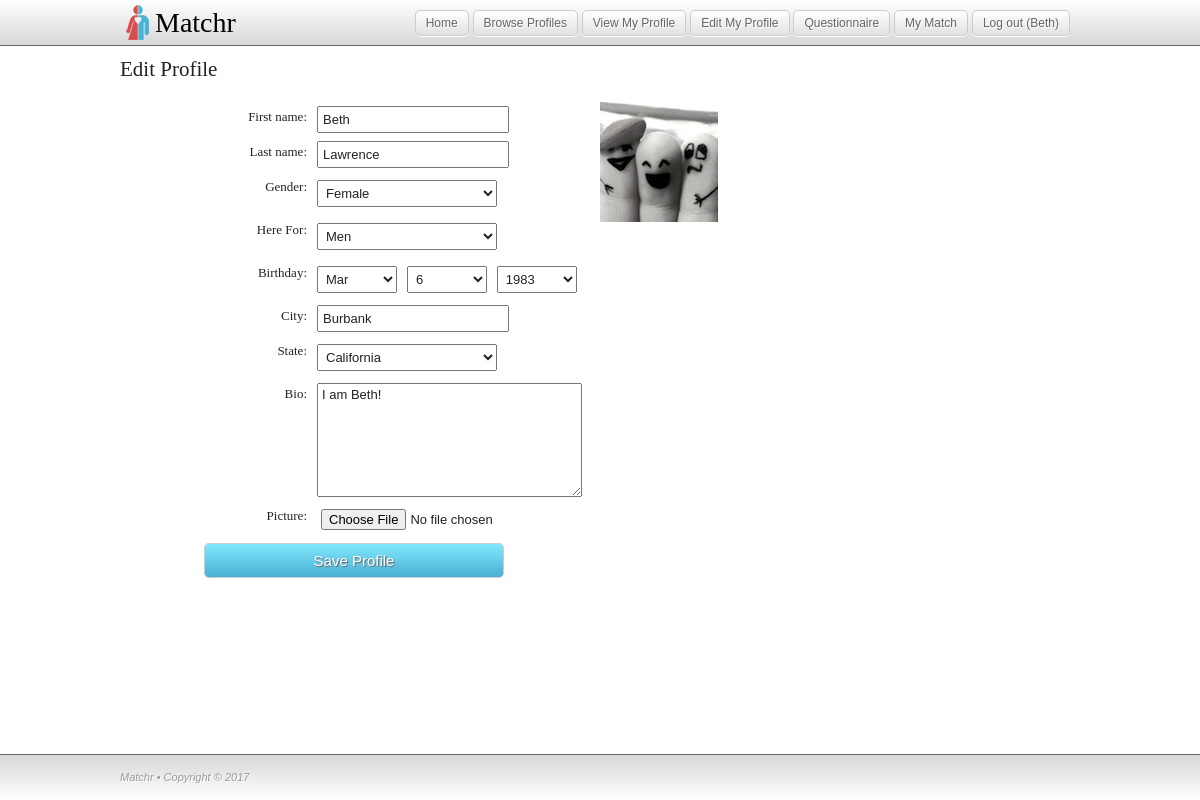
The page /editprofile.php (signed in) on the database its author committed.
### tables this page shows
CREATE TABLE `users` (
  `user_id` int(11) unsigned NOT NULL AUTO_INCREMENT,
  `email` varchar(80) NOT NULL DEFAULT '',
  `pass` varchar(40) NOT NULL DEFAULT '',
  `join_date` datetime NOT NULL,
  `first_name` varchar(32) NOT NULL DEFAULT '',
  `last_name` varchar(32) NOT NULL DEFAULT '',
  `gender` varchar(1) NOT NULL DEFAULT '',
  `birthdate` date NOT NULL,
  `city` varchar(32) NOT NULL DEFAULT '',
  `state` varchar(2) NOT NULL DEFAULT '',
  `picture` varchar(32) NOT NULL DEFAULT '',
  `here_for` varchar(1) NOT NULL DEFAULT '',
  `same_sex` int(1) unsigned zerofill DEFAULT NULL,
  `bio` text NOT NULL,
  PRIMARY KEY (`user_id`),
  UNIQUE KEY `email` (`email`)
);

### includes/functions.php (called while the page is built, shortened)
<?php
  function load_user_data($dbc, $user_id) {
    $errors = array();
    if (empty($errors)) {
      $query = "SELECT first_name, last_name, gender, here_for, birthdate, city, state, bio, picture FROM users WHERE user_id = $user_id";
      $data = mysqli_query($dbc, $query);
      $row = mysqli_fetch_array($data);
      return array(true, $row);
    }
    return array(false, $errors);
  }
?>

### editprofile.php (the view, shortened to what this page needs)
<?php
  require_once('includes/appvars.php');
  require_once('includes/functions.php');
  require_once('template/HTMLstart.php');
  if (isset($_POST['save_profile'])) {
    $first_name = mysqli_real_escape_string($dbc, strip_tags(trim($_POST['first_name'])));
    $last_name = mysqli_real_escape_string($dbc, strip_tags(trim($_POST['last_name'])));
    $gender = mysqli_real_escape_string($dbc, strip_tags(trim($_POST['gender'])));
    $here_for = mysqli_real_escape_string($dbc, strip_tags(trim($_POST['here_for'])));
    $birthdate = mysqli_real_escape_string($dbc, trim($_POST['birth_year'])) . '-' . mysqli_real_escape_string($dbc, trim($_POST['birth_month'])) . '-' . mysqli_real_escape_string($dbc, trim($_POST['birth_day'])) ;
    $city = mysqli_real_escape_string($dbc, strip_tags(trim($_POST['city'])));
    $state = mysqli_real_escape_string($dbc, strip_tags(trim($_POST['state'])));
    $bio = mysqli_real_escape_string($dbc, strip_tags(trim($_POST['bio'])));
    $old_picture = mysqli_real_escape_string($dbc, trim($_POST['old_picture']));
    if (!empty($_FILES['new_picture']['name'])) {
      $new_picture = $_SESSION['user_id'].'_'.mysqli_real_escape_string($dbc, trim($_FILES['new_picture']['name']));
      $new_picture_type = $_FILES['new_picture']['type'];
      $new_picture_size = $_FILES['new_picture']['size'];
    } else {
      $new_picture = '';
    }
    if (!empty($new_picture)) {
      list($new_picture_width, $new_picture_height) = getimagesize($_FILES['new_picture']['tmp_name']);
      if ((($new_picture_type == 'image/gif') || ($new_picture_type == 'image/jpeg') || ($new_picture_type == 'image/pjpeg') || ($new_picture_type == 'image/png')) && ($new_picture_size > 0) && ($new_picture_size <= MATCHR_MAXFILESIZE) && ($new_picture_width <= MATCHR_MAXIMGWIDTH) && ($new_picture_height <= MATCHR_MAXIMGHEIGHT)) {
        if ($_FILES['new_picture']['error'] == 0) {
          $target = MATCHR_UPLOADPATH . basename($new_picture);
          if (move_uploaded_file($_FILES['new_picture']['tmp_name'], $target)) {
            if (!empty($old_picture) && ($old_picture != $new_picture)) {
              @unlink(MATCHR_UPLOADPATH . $old_picture);
            }
          }
          else {
            @unlink($_FILES['new_picture']['tmp_name']);
            $error = true;
            echo '<p class="error">Sorry, there was a problem uploading your picture.</p>';
          }
        }
      }
      else {
        @unlink($_FILES['new_picture']['tmp_name']);
        $error = true;
        echo '<p class="error">Your picture must be a GIF, JPEG, or PNG image file no greater than ' . (MATCHR_MAXFILESIZE / 1024) .
          ' KB and ' . MATCHR_MAXIMGWIDTH . 'x' . MATCHR_MAXIMGHEIGHT . ' pixels in size.</p>';
      }
    }
    list($status, $data) = update_profile($dbc, $first_name, $last_name, $gender, $here_for, $birthdate, $city, $state, $bio, $new_picture);
    if ($status) {
      $save_success = true;
    } else {
      $errors = $data;
    }
    $birthdate = explode('-',$birthdate);
    mysqli_close($dbc);
  } else {
    list($status, $data) = load_user_data($dbc, $_SESSION['user_id']);
    if ($status) {
      $first_name = $data['first_name'];
      $last_name = $data['last_name'];
      $gender = $data['gender'];
      $here_for = $data['here_for'];
      $birthdate = explode('-',$data['birthdate']);
      $city = $data['city'];
      $state = $data['state'];
      $bio = $data['bio'];
      $old_picture = $data['picture'];
    }
  }
  $state_list = array(
    'AL'=>"Alabama",
  	'AK'=>"Alaska",
		'AZ'=>"Arizona",
		'AR'=>"Arkansas",
		'CA'=>"California",
		'CO'=>"Colorado",
		'CT'=>"Connecticut",
		'DE'=>"Delaware",
		'DC'=>"District Of Columbia",
		'FL'=>"Florida",
		'GA'=>"Georgia",
		'HI'=>"Hawaii",
		'ID'=>"Idaho",
		'IL'=>"Illinois",
		'IN'=>"Indiana",
		'IA'=>"Iowa",
		'KS'=>"Kansas",
		'KY'=>"Kentucky",
		'LA'=>"Louisiana",
		'ME'=>"Maine",
		'MD'=>"Maryland",
		'MA'=>"Massachusetts",
		'MI'=>"Michigan",
		'MN'=>"Minnesota",
		'MS'=>"Mississippi",
		'MO'=>"Missouri",
		'MT'=>"Montana",
		'NE'=>"Nebraska",
		'NV'=>"Nevada",
		'NH'=>"New Hampshire",
		'NJ'=>"New Jersey",
		'NM'=>"New Mexico",
		'NY'=>"New York",
		'NC'=>"North Carolina",
		'ND'=>"North Dakota",
		'OH'=>"Ohio",
		'OK'=>"Oklahoma",
		'OR'=>"Oregon",
		'PA'=>"Pennsylvania",
		'RI'=>"Rhode Island",
		'SC'=>"South Carolina",
		'SD'=>"South Dakota",
		'TN'=>"Tennessee",
		'TX'=>"Texas",
		'UT'=>"Utah",
		'VT'=>"Vermont",
		'VA'=>"Virginia",
		'WA'=>"Washington",
		'WV'=>"West Virginia",
		'WI'=>"Wisconsin",
		'WY'=>"Wyoming"
	);
  $months = array (
    '1' => 'Jan',
    '2' => 'Feb',
    '3' => 'Mar',
    '4' => 'Apr',
    '5' => 'May',
    '6' => 'Jun',
    '7' => 'Jul',
    '8' => 'Aug',
    '9' => 'Sep',
    '10' => 'Oct',
    '11' => 'Nov',
    '12' => 'Dec'
  );
  $current_year = date('Y');
  $min_year = 18;
  $max_year = 99;
?>
<div class="content">
  <h2>Edit Profile</h2>
  <div id="profile" class="info left profile">
    <form action="<?php echo $_SERVER['PHP_SELF']; ?>" method="post" accept-charset="utf-8" enctype="multipart/form-data">
      <label for="first_name">First name:</label>
      <input type="text" id="first_name" name="first_name" value="<?php if (!empty($first_name)) echo $first_name; ?>" />
      <label for="last_name">Last name:</label>
      <input type="text" id="last_name" name="last_name" value="<?php if (!empty($last_name)) echo $last_name; ?>" />
      <label for="gender">Gender:</label>
      <select id="gender" name="gender">
        <option value="F" <?php if (!empty($gender) && $gender == 'F') echo 'selected="selected"'; ?>>Female</option>
      </select>
      <label for="here_for">Here For:</label>
      <select id="here_for" name="here_for">
        <option value="M" <?php if (!empty($here_for) && $here_for == 'M') echo 'selected="selected"'; ?>>Men</option>
      </select>
      <label for="birthdate">Birthday:</label>
      <select name="birth_month" id="birth_month" class="birthdate">
        <?php
          foreach ($months as $mm => $MM) {
            echo '<option value="'.$mm;
            if ($mm == $birthdate[1]) {
              echo '" selected="selected';
            }
            echo '">'.$MM.'</option>'."\n";
          }
        ?>
      </select>
      <select name="birth_day" id="birth_day" class="birthdate">
        <?php
          for ($day = 1; $day <= 31; $day++) {
            echo '<option value="'.$day;
            if ($day == $birthdate[2]) {
              echo '" selected="selected';
            }
            echo '">'.$day.'</option>'."\n";
          }
        ?>
      </select>
      <select name="birth_year" id="birth_year" class="birthdate">
        <?php
          for ($year = ($current_year - $min_year); $year >= ($current_year - $max_year); $year--) {
            echo '<option value="'.$year;
            if ($year == $birthdate[0]) {
              echo '" selected="selected';
            }
            echo '">'.$year.'</option>'."\n";
          }
        ?>
      </select>
      <label for="city">City:</label>
      <input type="text" id="city" name="city" value="<?php if (!empty($city)) echo $city; ?>">
      <label for="state">State:</label>
      <select name="state" id="state" class="state">
        <?php
          foreach ($state_list as $st => $state_name) {
            echo '<option value="'.$st;
            if ($st == $state) {
              echo '" selected="selected';
            }
            echo '">'.$state_name.'</option>'."\n";
          }
        ?>
      </select>
      <label for="bio">Bio:</label>
      <textarea name="bio" rows="8" cols="40"><?php if (!empty($bio)) echo $bio; ?></textarea>
      <label for="new_picture">Picture:</label>
      <input type="file" id="new_picture" name="new_picture">
      <input type="submit" value="Save Profile" name="submit">
    </form>
  </div>
  <div class="info left">
    <?php
      if (!empty($old_picture)) {
        echo '<img class="profile" src="' . MATCHR_UPLOADPATH . $old_picture . '" alt="Profile Picture">';
      }
    ?>
  </div>
  <br class="clear">
</div>
<?php
  require_once('template/HTMLend.php');
?>

### css/style.css (style rules this page uses)
html { font-size: 100%; -webkit-text-size-adjust: 100%; -ms-text-size-adjust: 100%; }
html, button, input, select, textarea { font-family: sans-serif; color: #222; }
body { margin: 0; font-size: 1em; line-height: 1.4; }
img { border: 0; -ms-interpolation-mode: bicubic; vertical-align: middle; }
form { margin: 0; }
label { cursor: pointer; }
button, input, select, textarea { font-size: 100%; margin: 0; vertical-align: baseline; *vertical-align: middle; }
button, input { line-height: normal; }
button, input[type="button"], input[type="reset"], input[type="submit"] { cursor: pointer; -webkit-appearance: button; *overflow: visible; }
textarea { overflow: auto; vertical-align: top; resize: vertical; }
body { font-size: 14px; }
h1,h2,h3,h4,h5 { font-family: 'Arvo',serif; font-weight: normal; }
.content { width: 960px; margin: 0 auto 0; }
.left { float: left; }
.info { width: 468px; margin-right: 12px; }
.register label, .login label, .profile label { display: block; text-align: right; float: left; font-family: 'Arvo',serif; font-weight: normal; }
.register label, .register input[type=text], .register input[type=password], .login label, .login input[type=text], .login input[type=password], .profile label, .profile input[type=text], .profile input[type=password], .profile input[type=file], .profile select, .profile textarea { margin: 4px 3px; padding: 4px; width: 180px; font-size: 13px; line-height: 13px; }
.profile textarea { width: 255px; }
.profile select { margin: 8px 3px; line-height: 13px; }
.register input[type=submit], .login input[type=submit], .profile input[type=submit], #questionnaire input[type=submit] { width: 300px; height: 35px; display: block; margin: 5px auto; color: #fff; font-size: 15px; padding: 5px 10px; text-decoration: none; text-shadow: 1px 1px 1px #666; cursor: pointer; border: solid 1px #ccc; background-color: rgb(75,175,210); background-image: linear-gradient(bottom, rgb(75,175,210) 0%, rgb(129,232,255) 100%); background-image: -o-linear-gradient(bottom, rgb(75,175,210) 0%, rgb(129,232,255) 100%); background-image: -moz-linear-gradient(bottom, rgb(75,175,210) 0%, rgb(129,232,255) 100%); background-image: -webkit-linear-gradient(bottom, rgb(75,175,210) 0%, rgb(129,232,255) 100%); background-image: -ms-linear-gradient(bottom, rgb(75,175,210) 0%, rgb(129,232,255) 100%); background-image: -webkit-gradient( linear, left bottom, left top, color-stop(0, rgb(75,175,210)), color-stop(1, rgb(129,232,255)) ); -webkit-box-shadow: 0px 1px 0px #fff; -moz-box-shadow: 0px 1px 0px #fff; box-shadow: 0px 1px 0px #fff; -webkit-border-radius: 5px; -moz-border-radius: 5px; -o-border-radius: 5px; border-radius: 5px; }
#profile select.birthdate { width: 80px; }

### rows shown on the page
users: first_name "Beth", last_name "Lawrence", gender "Female", here_for "Men", birth_month "Mar", birth_day "6", birth_year "1983", city "Burbank", state "California", bio "I am Beth!", picture (picture)

### other values the page prints
$_SESSION['first_name'] "Beth"
